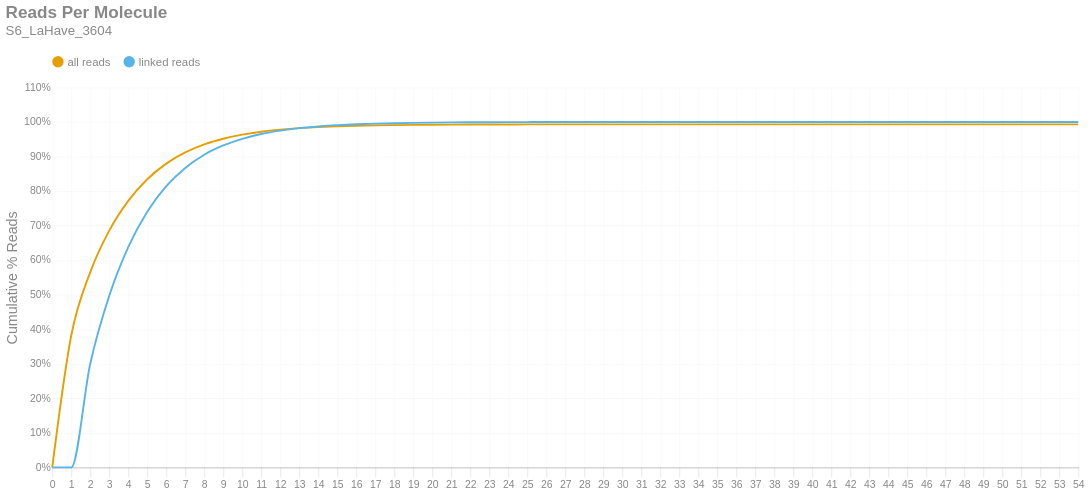

Notebook code cell kept with this figure:
### Markdown cell above
### Reads per Molecule
This chart shows the cumulative distribution of the number of reads per linked molecule. That is, how many alignments are associated with a unique molecule. This excludes the number of reads associated with invalid or absent linked-read barcodes. The `linked` histogram is the percentages recalculated when disregarding singletons.

### Code cell
if SKIPLR:
    print_html(f"Skipped")
else:
    counts = np.bincount(valids['reads'].cast(pl.Int64).to_numpy())
    weighted = counts * np.arange(len(counts))
    all_perc = weighted / n_reads
    linked_perc = weighted / n_linked_reads
    linked_perc[1] = 0
    binned_df = pl.DataFrame({
        'readsper': list(range(len(counts))),
        'all reads (cumsum)': np.cumsum(all_perc).tolist(),
        'linked reads (cumsum)': np.cumsum(linked_perc).tolist(),
    })

    with SafeRender(binned_df):
        (
            density_plot(binned_df, 'Reads Per Molecule', samplename, 'readspmol')
            .encode(
                x=alt.X('readsper:O', title=None).axis(labelAngle=0).scale(padding=0),
                y=alt.Y('value:Q', title='Cumulative % Reads').axis(format='%').stack(False),
                color=alt.Color("key:N").scale(domain=["all reads", "linked reads"]),
                tooltip=[
                    alt.Tooltip("key:N", title="Data Type"),
                    alt.Tooltip("readsper:O", title="Reads Per Molecule"),
                    alt.Tooltip("value:Q", format=".2%", title="% Reads (Cum.)")
                ]            
            )
        ).display()

### Figure 1 — Vega-Lite specification as saved in the notebook (floating-point values rounded to 4 significant figures)
{"width": "container", "height": 400, "config": {"title": {"anchor": "start", "dy": -15, "fontSize": 18, "color": "#888888", "subtitleColor": "#888888", "subtitleFontSize": 14}, "arc": {"fill": "#0072B2"}, "axis": {"domainColor": "#888888", "domainWidth": 0.5, "gridWidth": 0.2, "grid": false, "titleFontWeight": 400, "titleFontSize": 15, "labelFontSize": 11, "labelColor": "#888888", "tickColor": "#888888", "tickWidth": 0.2, "titleColor": "#888888"}, "axisBand": {"grid": false}, "axisX": {"grid": true, "tickSize": 10, "domainCap": "round"}, "axisY": {"domain": false, "grid": true, "tickSize": 0, "domainCap": "round"}, "background": "transparent", "header": {"labelFontSize": 15, "labelColor": "#888888", "titleFontSize": 15, "titleFontWeight": 600, "titleColor": "#888888"}, "legend": {"labelFont": "sans-serif", "labelFontSize": 12, "labelColor": "#888888", "symbolSize": 100, "symbolType": "circle", "titleFontSize": 12, "titlePadding": 10, "titleColor": "#888888", "title": null, "orient": "top"}, "range": {"category": ["#E69F00", "#56B4E9", "#009E73", "#F0E442", "#0072B2", "#D55E00", "#CC79A7", "#000000"], "diverging": ["#cfe8f3", "#a2d4ec", "#73bfe2", "#46abdb", "#1696d2", "#12719e"]}, "area": {"fill": "#0072B2", "fillOpacity": 0.7, "line": true, "strokeOpacity": 0.7}, "line": {"color": "#0072B2", "stroke": "#0072B2", "strokeWidth": 2}, "trail": {"color": "#0072B2", "stroke": "#0072B2", "strokeWidth": 0, "size": 1}, "point": {"filled": true, "fillOpacity": 1.0, "size": 95}, "text": {"color": "#888888", "fontSize": 11, "align": "right", "fontWeight": 400, "size": 11}, "bar": {"fill": "#0072B2", "stroke": null}, "view": {"stroke": null, "continuousWidth": 660, "continuousHeight": 400}}, "data": {"name": "data-c7f4333573b5eacd841aa4fbba08a578"}, "mark": {"type": "line", "interpolate": "monotone", "point": {"opacity": 0, "size": 275}}, "encoding": {"color": {"field": "key", "scale": {"domain": ["all reads", "linked reads"]}, "type": "nominal"}, "tooltip": [{"field": "key", "title": "Data Type", "type": "nominal"}, {"field": "readsper", "title": "Reads Per Molecule", "type": "ordinal"}, {"field": "value", "format": ".2%", "title": "% Reads (Cum.)", "type": "quantitative"}], "x": {"axis": {"labelAngle": 0}, "field": "readsper", "scale": {"padding": 0}, "title": null, "type": "ordinal"}, "y": {"axis": {"format": "%"}, "field": "value", "stack": false, "title": "Cumulative % Reads", "type": "quantitative"}}, "params": [{"name": "param_c36ac31b6afebe62", "select": {"type": "point", "fields": ["key"]}, "bind": "legend"}], "title": {"text": "Reads Per Molecule", "subtitle": "S6_LaHave_3604"}, "transform": [{"fold": ["all reads (cumsum)", "linked reads (cumsum)"]}, {"calculate": "replace(datum.key, ' (cumsum)', '')", "as": "key"}, {"filter": {"param": "param_c36ac31b6afebe62"}}], "usermeta": {"embedOptions": {"downloadFileName": "S6_LaHave_3604.readspmol"}}, "$schema": "https://vega.github.io/schema/vega-lite/v6.1.0.json", "datasets": {"data-c7f4333573b5eacd841aa4fbba08a578": [{"readsper": 0, "all reads (cumsum)": 0.0, "linked reads (cumsum)": 0.0}, {"readsper": 1, "all reads (cumsum)": 0.3818, "linked reads (cumsum)": 0.0}, {"readsper": 2, "all reads (cumsum)": 0.5652, "linked reads (cumsum)": 0.3001}, {"readsper": 3, "all reads (cumsum)": 0.6855, "linked reads (cumsum)": 0.4969}, {"readsper": 4, "all reads (cumsum)": 0.7715, "linked reads (cumsum)": 0.6376}, {"readsper": 5, "all reads (cumsum)": 0.8341, "linked reads (cumsum)": 0.74}, {"readsper": 6, "all reads (cumsum)": 0.8793, "linked reads (cumsum)": 0.8139}, {"readsper": 7, "all reads (cumsum)": 0.9117, "linked reads (cumsum)": 0.8669}, {"readsper": 8, "all reads (cumsum)": 0.9351, "linked reads (cumsum)": 0.9051}, {"readsper": 9, "all reads (cumsum)": 0.9515, "linked reads (cumsum)": 0.9319}, {"readsper": 10, "all reads (cumsum)": 0.9632, "linked reads (cumsum)": 0.9511}, {"readsper": 11, "all reads (cumsum)": 0.9717, "linked reads (cumsum)": 0.965}, {"readsper": 12, "all reads (cumsum)": 0.9777, "linked reads (cumsum)": 0.9748}, {"readsper": 13, "all reads (cumsum)": 0.9821, "linked reads (cumsum)": 0.982}, {"readsper": 14, "all reads (cumsum)": 0.9851, "linked reads (cumsum)": 0.987}, {"readsper": 15, "all reads (cumsum)": 0.9874, "linked reads (cumsum)": 0.9907}, {"readsper": 16, "all reads (cumsum)": 0.989, "linked reads (cumsum)": 0.9933}, {"readsper": 17, "all reads (cumsum)": 0.9901, "linked reads (cumsum)": 0.9951}, {"readsper": 18, "all reads (cumsum)": 0.9909, "linked reads (cumsum)": 0.9964}, {"readsper": 19, "all reads (cumsum)": 0.9915, "linked reads (cumsum)": 0.9974}, {"readsper": 20, "all reads (cumsum)": 0.9919, "linked reads (cumsum)": 0.9981}, {"readsper": 21, "all reads (cumsum)": 0.9923, "linked reads (cumsum)": 0.9987}, {"readsper": 22, "all reads (cumsum)": 0.9925, "linked reads (cumsum)": 0.999}, {"readsper": 23, "all reads (cumsum)": 0.9926, "linked reads (cumsum)": 0.9993}, {"readsper": 24, "all reads (cumsum)": 0.9928, "linked reads (cumsum)": 0.9995}, {"readsper": 25, "all reads (cumsum)": 0.9929, "linked reads (cumsum)": 0.9996}, {"readsper": 26, "all reads (cumsum)": 0.9929, "linked reads (cumsum)": 0.9997}, {"readsper": 27, "all reads (cumsum)": 0.993, "linked reads (cumsum)": 0.9998}, {"readsper": 28, "all reads (cumsum)": 0.993, "linked reads (cumsum)": 0.9998}, {"readsper": 29, "all reads (cumsum)": 0.993, "linked reads (cumsum)": 0.9999}, {"readsper": 30, "all reads (cumsum)": 0.993, "linked reads (cumsum)": 0.9999}, {"readsper": 31, "all reads (cumsum)": 0.993, "linked reads (cumsum)": 0.9999}, {"readsper": 32, "all reads (cumsum)": 0.9931, "linked reads (cumsum)": 0.9999}, {"readsper": 33, "all reads (cumsum)": 0.9931, "linked reads (cumsum)": 1.0}, {"readsper": 34, "all reads (cumsum)": 0.9931, "linked reads (cumsum)": 1.0}, {"readsper": 35, "all reads (cumsum)": 0.9931, "linked reads (cumsum)": 1.0}, {"readsper": 36, "all reads (cumsum)": 0.9931, "linked reads (cumsum)": 1.0}, {"readsper": 37, "all reads (cumsum)": 0.9931, "linked reads (cumsum)": 1.0}, {"readsper": 38, "all reads (cumsum)": 0.9931, "linked reads (cumsum)": 1.0}, {"readsper": 39, "all reads (cumsum)": 0.9931, "linked reads (cumsum)": 1.0}, {"readsper": 40, "all reads (cumsum)": 0.9931, "linked reads (cumsum)": 1.0}, {"readsper": 41, "all reads (cumsum)": 0.9931, "linked reads (cumsum)": 1.0}, {"readsper": 42, "all reads (cumsum)": 0.9931, "linked reads (cumsum)": 1.0}, {"readsper": 43, "all reads (cumsum)": 0.9931, "linked reads (cumsum)": 1.0}, {"readsper": 44, "all reads (cumsum)": 0.9931, "linked reads (cumsum)": 1.0}, {"readsper": 45, "all reads (cumsum)": 0.9931, "linked reads (cumsum)": 1.0}, {"readsper": 46, "all reads (cumsum)": 0.9931, "linked reads (cumsum)": 1.0}, {"readsper": 47, "all reads (cumsum)": 0.9931, "linked reads (cumsum)": 1.0}, {"readsper": 48, "all reads (cumsum)": 0.9931, "linked reads (cumsum)": 1.0}, {"readsper": 49, "all reads (cumsum)": 0.9931, "linked reads (cumsum)": 1.0}, {"readsper": 50, "all reads (cumsum)": 0.9931, "linked reads (cumsum)": 1.0}, {"readsper": 51, "all reads (cumsum)": 0.9931, "linked reads (cumsum)": 1.0}, {"readsper": 52, "all reads (cumsum)": 0.9931, "linked reads (cumsum)": 1.0}, {"readsper": 53, "all reads (cumsum)": 0.9931, "linked reads (cumsum)": 1.0}, {"readsper": 54, "all reads (cumsum)": 0.9931, "linked reads (cumsum)": 1.0}]}}
